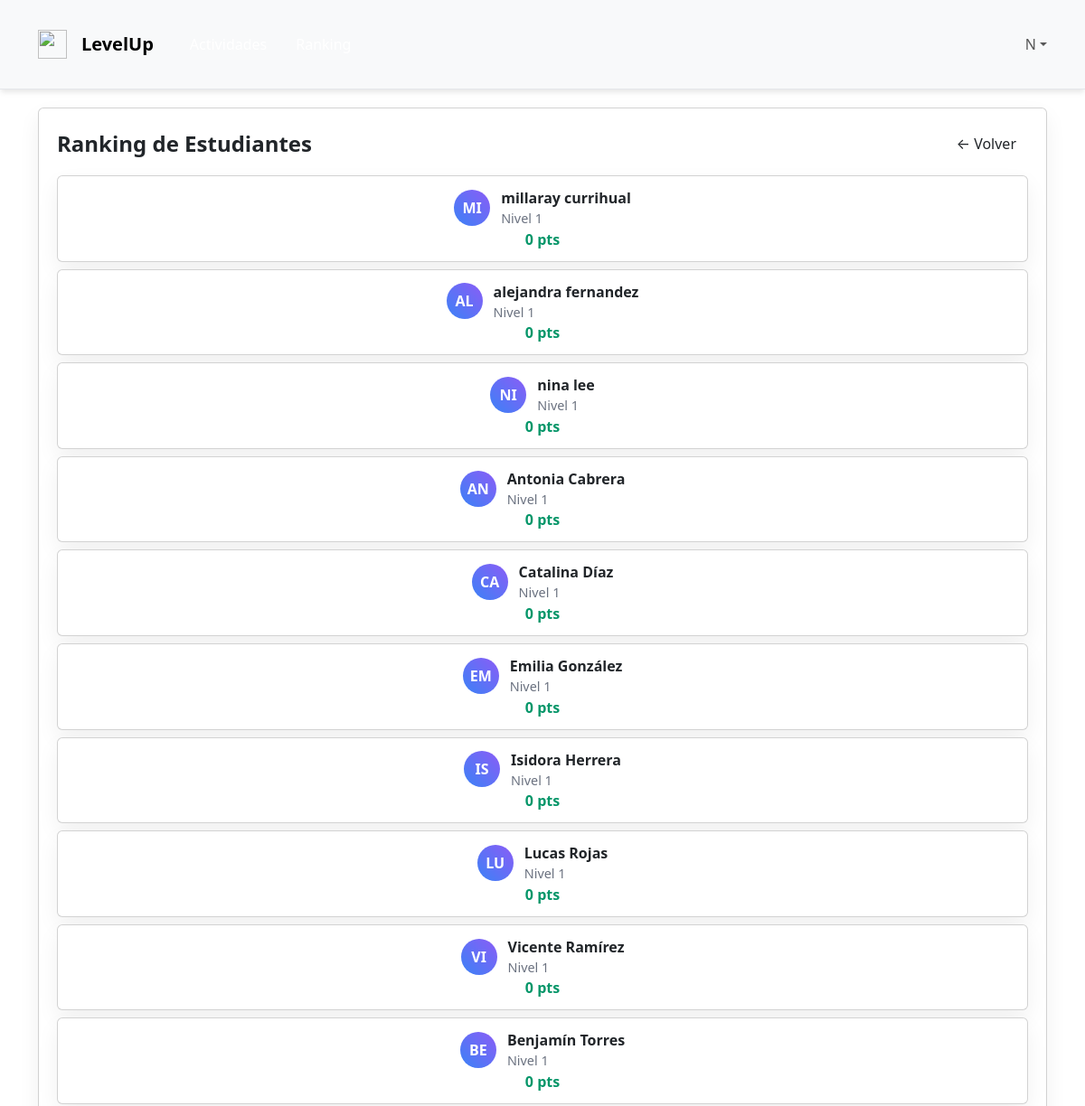
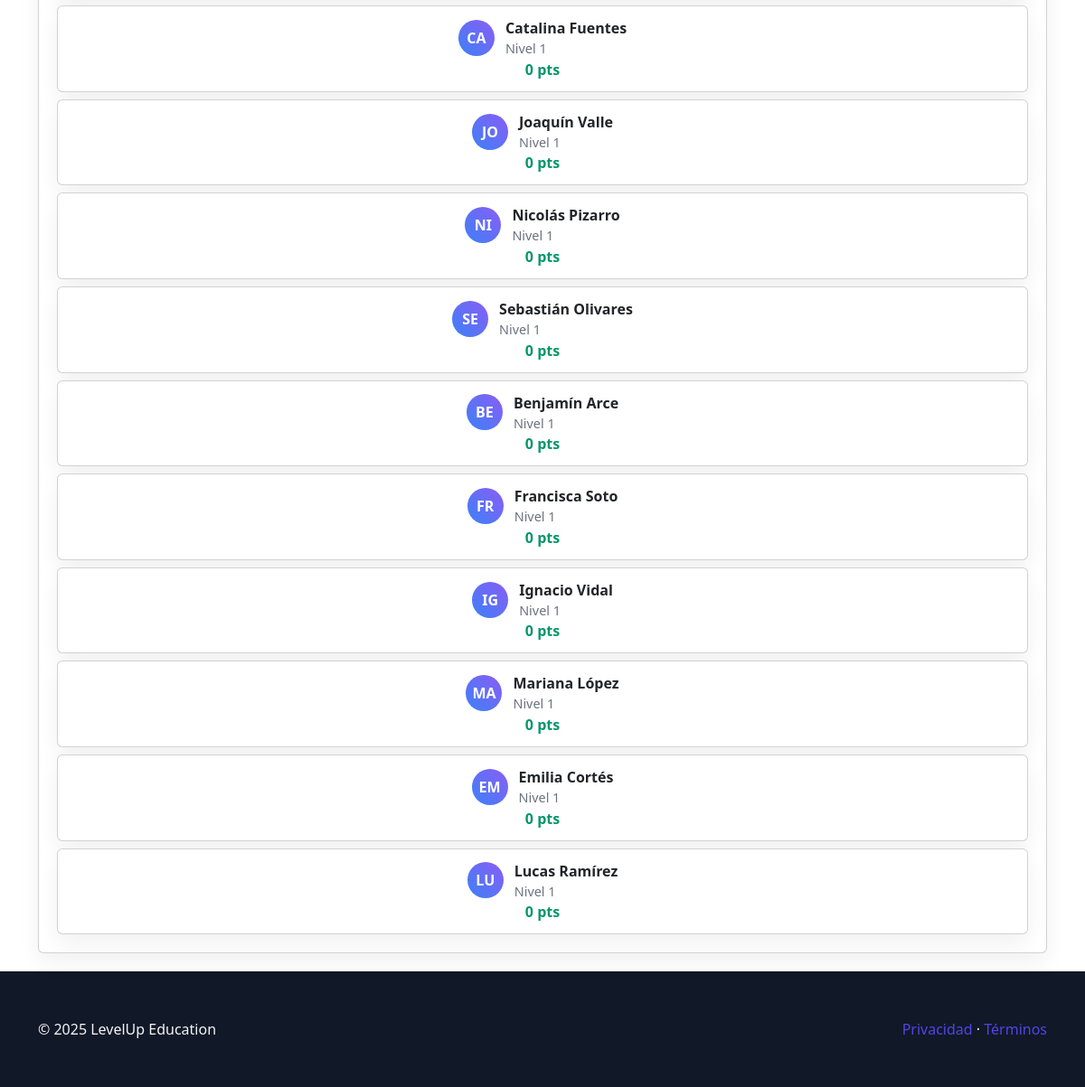
The page /ranking/ (signed in) on the database its author committed (2 pictures, top to bottom).
### LevelUp/models.py (models this page shows, shortened)
class Estudiante(models.Model):
    usuario = models.OneToOneField(Usuario, on_delete=models.CASCADE, primary_key=True)
    nivel = models.IntegerField(default=1)
    curso = models.CharField(max_length=50)
    puntos = models.IntegerField(default=0)
    medallas = models.IntegerField(default=0)

class Usuario(AbstractUser):
    class Rol(models.TextChoices):
        ESTUDIANTE    = "ESTUDIANTE", "Estudiante"
        DOCENTE       = "DOCENTE", "Docente"
        ADMINISTRADOR = "ADMINISTRADOR", "Administrador"
    rol = models.CharField(
        max_length=20,
        choices=Rol.choices,
        default=Rol.ESTUDIANTE,
    )
    rut = models.CharField(max_length=12, unique=True, validators=[validar_formato_rut])
    email = models.EmailField(max_length=128, unique=True)
    rol = models.CharField(max_length=20, choices=Rol.choices)

### LevelUp/views.py (the view)
# urls.py: path("ranking/", views.ranking_view, name="ranking"),
@login_required
def ranking_view(request):
    estudiantes_top = Estudiante.objects.order_by("-puntos").select_related("usuario")[:20]
    return render(request, "LevelUp/ranking.html", {
        "estudiantes_top": estudiantes_top
    })

### LevelUp/templates/LevelUp/ranking.html (shortened to what this page needs)
{% extends "LevelUp/base.html" %}
{% block content %}
<main class="min-h-screen">
  <div class="container">
    <div class="card">
      <div class="card-content">
        <div style="display:flex; justify-content:space-between; align-items:center;">
          <h1 style="margin:0; font-size:1.5rem; font-weight:800;">Ranking de Estudiantes</h1>
          <a href="{% url 'home' %}" class="btn btn-outline">← Volver</a>
        </div>
        <ul style="list-style:none; padding:0; margin:1rem 0 0; display:grid; gap:.5rem;">
          {% for e in estudiantes_top %}
            <li class="card" style="padding:.75rem 1rem; display:flex; align-items:center; justify-content:space-between;">
              <div style="display:flex; align-items:center; gap:.75rem;">
                <div class="leaderboard-avatar">
                  {{ e.usuario.first_name|default:e.usuario.username|slice:":2"|upper }}
                </div>
                <div>
                  <div style="font-weight:600;">
                    {{ e.usuario.get_full_name|default:e.usuario.username }}
                  </div>
                  <div style="color:#6b7280; font-size:.9rem;">Nivel {{ e.nivel|default:1 }}</div>
                </div>
              </div>
              <div class="leaderboard-points">{{ e.puntos|default:0 }} pts</div>
            </li>
          {% empty %}
            <div class="msg info">Aún no hay estudiantes con puntaje.</div>
          {% endfor %}
        </ul>
      </div>
    </div>
  </div>
</main>
{% endblock %}

### LevelUp/templates/LevelUp/base.html (shortened to what this page needs)
{% load static %}
<!DOCTYPE html>
<html lang="es">
<head>
  <link rel="stylesheet" href="{% static 'LevelUp/css/style.css' %}">
  <link rel="stylesheet" href="{% static 'LevelUp/css/navbar.css' %}">
  <link rel="stylesheet" href="{% static 'LevelUp/css/footer.css' %}">
  <link rel="stylesheet" href="{% static 'LevelUp/css/global.css' %}">
  {% block extra_head %}
  <link href="https://cdn.jsdelivr.net/npm/bootstrap@5.3.3/dist/css/bootstrap.min.css" rel="stylesheet">
  {% endblock %}
</head>
<body>
  {% block navbar %}
  <nav class="navbar navbar-expand-lg bg-body-tertiary">
    <div class="container">
      <div class="d-none d-lg-flex align-items-center gap-3 mx-auto order-0">
        <a class="navbar-brand d-flex align-items-center" href="{% url 'home' %}">
          <img src="{% static 'LevelUp/images/logo.jpg' %}" width="32" height="32"
            class="d-inline-block align-text-top me-2" style="object-fit:contain;">
          <span>LevelUp</span>
        </a>
        <a class="nav-link px-2 {% if request.resolver_match.url_name == 'actividades' %}active{% endif %}"
          href="{% url 'actividades' %}">Actividades</a>
        <a class="nav-link px-2 {% if request.resolver_match.url_name == 'ranking' %}active{% endif %}"
          href="{% url 'ranking' %}">Ranking</a>
      </div>
      <div class="collapse navbar-collapse order-2" id="navbarMain">
        {% with current=request.resolver_match.url_name %}
        <ul class="navbar-nav ms-auto mb-2 mb-lg-0">
          {% if user.is_authenticated %}
          {% with display_name=user.apodo|default:user.get_full_name|default:user.username %}
          <li class="nav-item dropdown">
            <a class="nav-link dropdown-toggle p-0 d-flex align-items-center" href="#" id="userMenu" role="button"
              data-bs-toggle="dropdown" aria-expanded="false">
              <span class="avatar avatar-sm">
                {% if user.avatar_url %}
                <img src="{{ user.avatar_url }}" alt="Avatar">
                {% else %}
                <span class="avatar-initial">{{ display_name|slice:":1"|upper }}</span>
                {% endif %}
              </span>
            </a>
          </li>
          {% endwith %}
          {% endif %}
        </ul>
        {% endwith %}
      </div>
    </div>
  </nav>
  {% endblock %}
  {% block content %}{% endblock %}
  {% block footer %}
  <footer class="footer footer-base">
    <div class="container" style="display:flex; justify-content:space-between; gap:1rem; flex-wrap:wrap;">
      <div>© 2025 LevelUp Education</div>
      <div><a class="link" href="#">Privacidad</a> · <a class="link" href="#">Términos</a></div>
    </div>
  </footer>
  {% endblock %}
</body>
</html>

### LevelUp/static/LevelUp/css/style.css (style rules this page uses)
:root { --primary-color: #3b82f6; --secondary-color: #8b5cf6; --success-color: #10b981; --warning-color: #f59e0b; --danger-color: #ef4444; --background-light: #f8fafc; --background-gradient: linear-gradient(135deg, #667eea 0%, #764ba2 100%); --card-shadow: 0 4px 6px -1px rgba(0, 0, 0, 0.1); --card-shadow-hover: 0 10px 15px -3px rgba(0, 0, 0, 0.1); --border-radius: 0.5rem; --border-radius-lg: 1rem; --font-family: 'Inter', -apple-system, BlinkMacSystemFont, sans-serif; }
* { margin: 0; padding: 0; box-sizing: border-box; }
body { font-family: var(--font-family); background: var(--background-light); color: #1f2937; line-height: 1.6; }
.container { max-width: 1200px; margin: 0 auto; padding: 0 1rem; }
.card { background: white; border-radius: var(--border-radius); box-shadow: var(--card-shadow); transition: all 0.3s ease; overflow: hidden; }
.card-content { padding: 1.5rem; }
.btn { display: inline-flex; align-items: center; justify-content: center; padding: 0.75rem 1.5rem; border-radius: var(--border-radius); font-weight: 500; text-decoration: none; border: none; cursor: pointer; transition: all 0.2s ease; gap: 0.5rem; }
.btn-outline { background: transparent; border: 2px solid var(--primary-color); color: var(--primary-color); }
.min-h-screen { min-height: 100vh; }
.mx-auto { margin-left: auto; margin-right: auto; }

### LevelUp/static/LevelUp/css/navbar.css (style rules this page uses)
.navbar { background: linear-gradient(135deg, #667eea 0%, #764ba2 100%); color: white; padding: 1rem 0; box-shadow: 0 4px 6px -1px rgba(0, 0, 0, 0.1); position: sticky; top: 0; z-index: 100; }
.navbar-brand { display: flex; align-items: center; gap: 0.75rem; text-decoration: none; color: white; font-size: 1.5rem; font-weight: 700; }
.navbar-nav { display: flex; align-items: center; gap: 2rem; list-style: none; margin: 0; padding: 0; }
.navbar-nav li { margin: 0; }

### LevelUp/static/LevelUp/css/footer.css (style rules this page uses)
.footer { background: linear-gradient(135deg, #1f2937 0%, #374151 100%); color: #f3f4f6; padding: 3rem 0 1rem; margin-top: auto; }

### LevelUp/static/LevelUp/css/global.css (style rules this page uses)
:root { --bg:#f8fafc; --text:#111827; --muted:#6b7280; --border:#e5e7eb; --primary:#6366f1; --primary-weak: rgba(99,102,241,.15); --success:#10b981; --warning:#f59e0b; }
html,body { height:100%; }
body { margin:0; background:var(--bg); color:var(--text); font-family:system-ui, -apple-system, "Segoe UI", Roboto, Ubuntu, Cantarell, "Helvetica Neue", Arial, "Noto Sans", "Apple Color Emoji","Segoe UI Emoji","Segoe UI Symbol"; }
.container { max-width:1100px; margin:0 auto; padding:1.25rem; }
.card { background:#fff; border-radius:.75rem; box-shadow:0 10px 25px rgba(0,0,0,.06); }
.card-content { padding:1.25rem; }
.btn { display:inline-flex; align-items:center; justify-content:center; gap:.5rem; padding:.6rem .9rem; border-radius:.5rem; border:0; cursor:pointer; text-decoration:none; }
.btn-outline { background:#fff; border:1px solid var(--border); color:#374151; }
.link { color:#4f46e5; text-decoration:none; }
nav.navbar { background:#fff; border-bottom:1px solid var(--border); }
.navbar-brand { display:flex; gap:.5rem; align-items:center; font-weight:700; color:var(--text); text-decoration:none; }
.navbar-nav { display:flex; gap:1rem; list-style:none; padding:0; margin:0; }
.footer-base { padding:2rem 0; background:#111827; }
.leaderboard-avatar { width:2.5rem; height:2.5rem; border-radius:50%; background:linear-gradient(45deg, #3b82f6, #8b5cf6); display:flex; align-items:center; justify-content:center; color:#fff; font-weight:600; }
.leaderboard-points { font-weight:600; color:#059669; }

### rows shown on the page
Estudiante: usuario.first_name "MI", usuario.get_full_name "millaray currihual", nivel "1", puntos "0"
Estudiante: usuario.first_name "AL", usuario.get_full_name "alejandra fernandez", nivel "1", puntos "0"
Estudiante: usuario.first_name "NI", usuario.get_full_name "nina lee", nivel "1", puntos "0"
Estudiante: usuario.first_name "AN", usuario.get_full_name "Antonia Cabrera", nivel "1", puntos "0"
Estudiante: usuario.first_name "CA", usuario.get_full_name "Catalina Díaz", nivel "1", puntos "0"
Estudiante: usuario.first_name "EM", usuario.get_full_name "Emilia González", nivel "1", puntos "0"
Estudiante: usuario.first_name "IS", usuario.get_full_name "Isidora Herrera", nivel "1", puntos "0"
Estudiante: usuario.first_name "LU", usuario.get_full_name "Lucas Rojas", nivel "1", puntos "0"
Estudiante: usuario.first_name "VI", usuario.get_full_name "Vicente Ramírez", nivel "1", puntos "0"
Estudiante: usuario.first_name "BE", usuario.get_full_name "Benjamín Torres", nivel "1", puntos "0"
Estudiante: usuario.first_name "CA", usuario.get_full_name "Catalina Fuentes", nivel "1", puntos "0"
Estudiante: usuario.first_name "JO", usuario.get_full_name "Joaquín Valle", nivel "1", puntos "0"
Estudiante: usuario.first_name "NI", usuario.get_full_name "Nicolás Pizarro", nivel "1", puntos "0"
Estudiante: usuario.first_name "SE", usuario.get_full_name "Sebastián Olivares", nivel "1", puntos "0"
Estudiante: usuario.first_name "BE", usuario.get_full_name "Benjamín Arce", nivel "1", puntos "0"
Estudiante: usuario.first_name "FR", usuario.get_full_name "Francisca Soto", nivel "1", puntos "0"
Estudiante: usuario.first_name "IG", usuario.get_full_name "Ignacio Vidal", nivel "1", puntos "0"
Estudiante: usuario.first_name "MA", usuario.get_full_name "Mariana López", nivel "1", puntos "0"
Estudiante: usuario.first_name "EM", usuario.get_full_name "Emilia Cortés", nivel "1", puntos "0"
Estudiante: usuario.first_name "LU", usuario.get_full_name "Lucas Ramírez", nivel "1", puntos "0"

### other values the page prints
{{ display_name|slice:":1"|upper }} "N"
